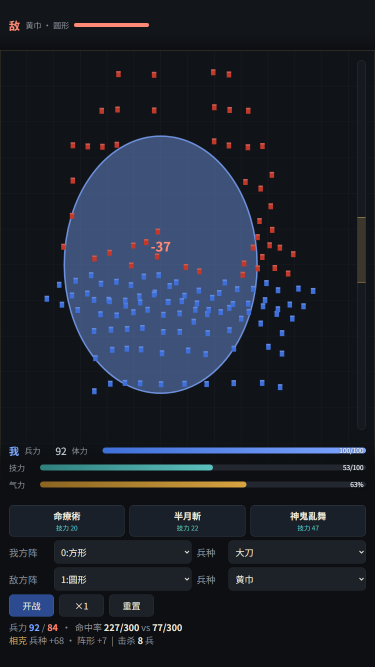
#> input picture project/img/proto_magic.png, 750 x 1334 px, given in place of b0005.png, which was not available (shown at 1/2 size)
$ python p04_form.py 3 5 5 5
#> lines starting #> are read from the running program, lines starting #| are printed output that depends on the picture; after the words box and inside, x2 and y2 are one past the last pixel; in counts of white or black regions, pixels touching at a corner belong together
### work/orig_motion/libimg.py
# libimg.py -- 共用图像工具：读帧、帧差掩码、连通域、blob 统计
# 依赖: numpy + Pillow（本机 dsh 运行时自带）
import os
import numpy as np
from PIL import Image

ROOT = r'F:\sanguo\work\orig_motion'
F30 = os.path.join(ROOT, 'f30')
OUT = os.path.join(ROOT, 'out')

# 战场可视区（排掉 HUD 与左右两侧装饰兵列）
FIELD = dict(x0=85, x1=559, y0=63, y1=252)


def frame(i):
    return np.asarray(Image.open(os.path.join(F30, 'f%04d.png' % i)).convert('RGB'))


def bg():
    return np.asarray(Image.open(os.path.join(OUT, 'bg_median.png')).convert('RGB')).astype(np.int16)


# [7 lines left out: function diffmask, not called in this run]


def label(mask, min_area=30):
    """4 连通域标记（union-find），返回 [(area, x0,y0,x1,y1, ys, xs)]"""
    ys, xs = np.nonzero(mask)
    n = len(ys)
    if n == 0:
        return []
    idx = -np.ones(mask.shape, dtype=np.int32)
    idx[ys, xs] = np.arange(n)
    parent = list(range(n))

    def find(i):
        while parent[i] != i:
            parent[i] = parent[parent[i]]
            i = parent[i]
        return i

    def union(i, j):
        ri, rj = find(i), find(j)
        if ri != rj:
            parent[rj] = ri

    for dy, dx in ((0, 1), (1, 0), (1, 1), (1, -1)):
        yy = ys + dy
        xx = xs + dx
        ok = (yy < mask.shape[0]) & (xx >= 0) & (xx < mask.shape[1])
        nb = idx[yy[ok], xx[ok]]
        for a_, b_ in zip(np.arange(n)[ok], nb):
            if b_ >= 0:
                union(a_, b_)
    roots = np.array([find(i) for i in range(n)])
    out = []
    for r in np.unique(roots):
        sel = roots == r
        if sel.sum() < min_area:
            continue
        yy, xx = ys[sel], xs[sel]
        out.append((int(sel.sum()), int(xx.min()), int(yy.min()), int(xx.max()), int(yy.max())))
    out.sort(reverse=True)
    return out


# [5 lines left out: function blob_pixels, not called in this run]

### work/speed_arb/p04_form.py
# p04_form.py -- 在 b0052 (07:48.667) 的方阵里找单位：中值背景差分 + 连通域 + NCC 精定位
# 输出: blobs 列表 + 带编号调试图
import sys, os, glob, numpy as np
from PIL import Image, ImageDraw
sys.path.insert(0, r'F:\sanguo\work\orig_motion')
from libimg import label

D = r'F:\sanguo\work\speed_arb\f30b'
OUT = r'F:\sanguo\work\speed_arb'
FIELD = dict(x0=83, x1=560, y0=64, y1=249)


def fr(k):
#> called with k = 5
    return np.asarray(Image.open(os.path.join(D, 'b%04d.png' % k)).convert('RGB'))
#> returned value is the input picture: shape (1334, 750, 3); mean R, G, B 29.3, 35.3, 45.9


def plate(a, b):
    acc = np.stack([fr(k).astype(np.float32) for k in range(a, b + 1)], 0)
    return np.median(acc, 0)


if __name__ == '__main__':
    k = int(sys.argv[1]) if len(sys.argv) > 1 else 52
    pa, pb = (int(sys.argv[2]), int(sys.argv[3])) if len(sys.argv) > 3 else (20, 40)
    thr = int(sys.argv[4]) if len(sys.argv) > 4 else 55
    pl = plate(pa, pb)
    a = fr(k).astype(np.float32)
#> call 2 of fr, with k = 3
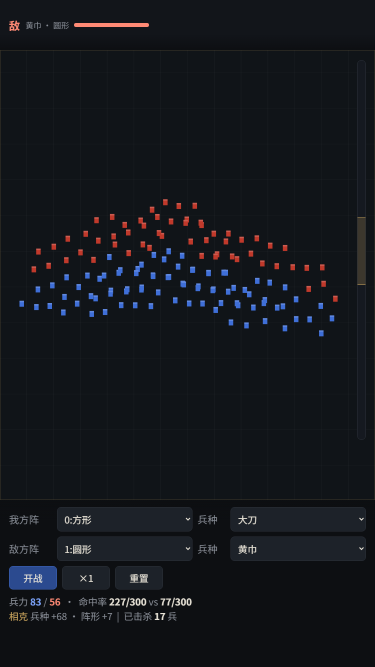
#> input picture project/img/proto_melee.png, 750 x 1334 px, given in place of b0003.png, which was not available (shown at 1/2 size)
#> in fr, returned value is the input picture: shape (1334, 750, 3); mean R, G, B 19.9, 23, 27.8
    d = np.abs(a - pl).sum(axis=2)
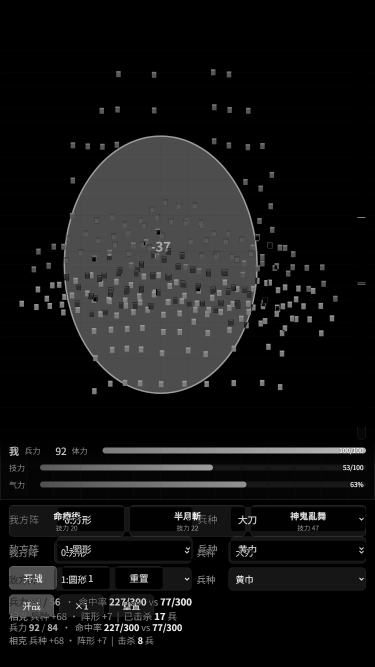
#> d: shape (1334, 750) float32 (shown at 1/2 size); min 0, max 668, mean 54.4; drawn with min black and max white
    m = d > thr
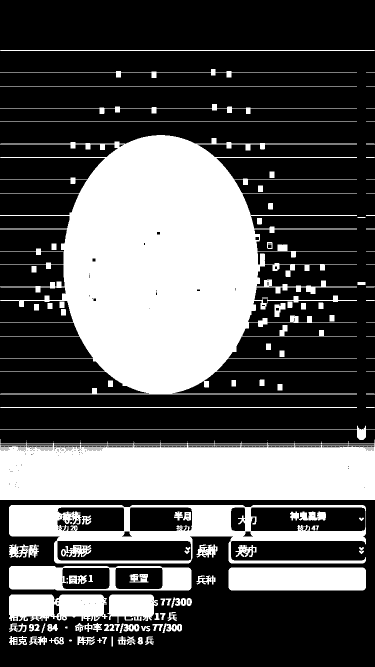
#> m: shape (1334, 750) bool (shown at 1/2 size); 34.5% white; 482 white regions (380 under 20 px), largest, box (x1, y1, x2, y2) and area: (0, 270, 714, 789) 174278, (0, 878, 750, 1000) 81060, (18, 1010, 732, 1127) 30816
    mm = np.zeros_like(m, bool)
    mm[FIELD['y0']:FIELD['y1'], FIELD['x0']:FIELD['x1']] = m[FIELD['y0']:FIELD['y1'], FIELD['x0']:FIELD['x1']]
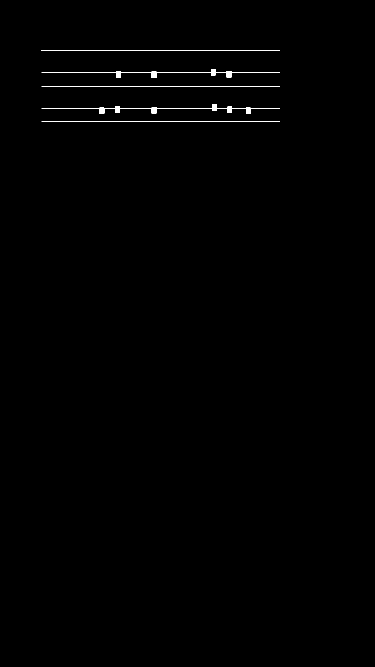
#> mm: shape (1334, 750) bool (shown at 1/2 size); 0.4% white; 5 white regions, box (x1, y1, x2, y2) and area: (83, 208, 560, 228) 1171, (83, 100, 560, 102) 954, (83, 138, 560, 156) 945, (83, 172, 560, 173) 477, (83, 243, 560, 244) 477
    bl = label(mm, 100)
#> in label, `ys, xs = np.nonzero(mask)`: ys = 4024 values from 100 to 243; xs = 4024 values, max 559 at index 476, min 83 at index 0, mean 330.7
#> in label, `n = len(ys)`: n = 4024
#> in label, `idx[ys, xs] = np.arange(n)`:
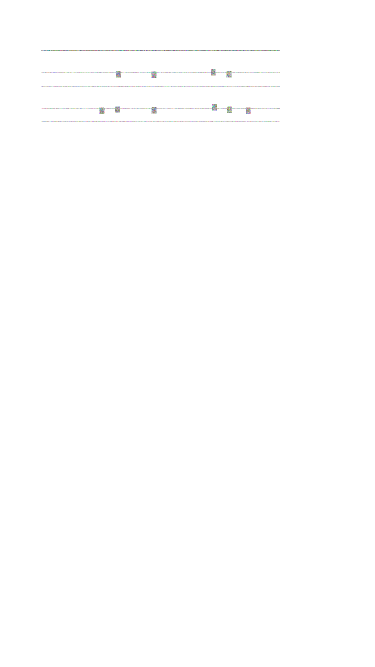
#> idx: shape (1334, 750) int32 (shown at 1/2 size); 4025 distinct labels, from -1 to 4023; one colour per label, 0 black, -1 white
#> after the loop in label, `for r in np.unique(roots):`: out = [(954, 83, 100, 559, 101), (945, 83, 138, 559, 155), (477, 83, 172, 559, 172), (1171, 83, 208, 559, 227), (477, 83, 243, 559, 243)]
#> bl = [(1171, 83, 208, 559, 227), (954, 83, 100, 559, 101), (945, 83, 138, 559, 155), (477, 83, 243, 559, 243), (477, 83, 172, 559, 172)]
    img = Image.fromarray(fr(k))
    dr = ImageDraw.Draw(img)
    print('plate from', pa, pb, 'frame', k, 'blobs', len(bl))
#| plate from 5 5 frame 3 blobs 5
    for n, (ar, x0, y0, x1, y1) in enumerate(bl):
        dr.rectangle([x0, y0, x1, y1], outline=(0, 255, 0))
        dr.text((x0 + 1, max(0, y0 - 9)), str(n), fill=(255, 255, 0))
        print('%2d area=%5d bbox=(%3d,%3d)-(%3d,%3d) w=%3d h=%3d c=(%.1f,%.1f) feet=%d'
              % (n, ar, x0, y0, x1, y1, x1 - x0 + 1, y1 - y0 + 1, (x0 + x1) / 2, (y0 + y1) / 2, y1))
#> this loop made 5 passes
#> (ar, y0, y1) on passes 1 to 5: (1171, 208, 227), (954, 100, 101), (945, 138, 155), (477, 243, 243), (477, 172, 172)
#|  0 area= 1171 bbox=( 83,208)-(559,227) w=477 h= 20 c=(321.0,217.5) feet=227
#|  1 area=  954 bbox=( 83,100)-(559,101) w=477 h=  2 c=(321.0,100.5) feet=101
#|  2 area=  945 bbox=( 83,138)-(559,155) w=477 h= 18 c=(321.0,146.5) feet=155
#|  3 area=  477 bbox=( 83,243)-(559,243) w=477 h=  1 c=(321.0,243.0) feet=243
#|  4 area=  477 bbox=( 83,172)-(559,172) w=477 h=  1 c=(321.0,172.0) feet=172
    img.save(os.path.join(OUT, 'det_b%04d.png' % k))
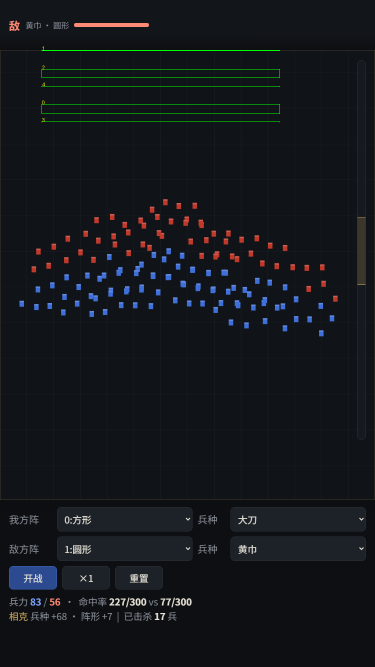
#> saved as det_b0003.png: PIL image 750x1334 RGB (shown at 1/2 size); mean R, G, B 19.9, 23.9, 27.7
    print('saved det_b%04d.png' % k)
